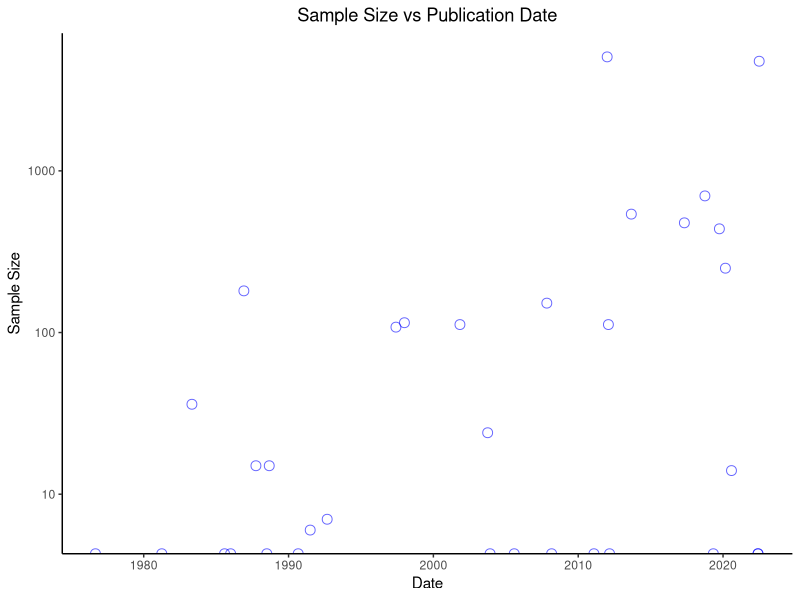

Recreate this plot in R.
#Load required packages from library
library(ggplot2)
library(tidyverse)
library(lubridate)
#Load .csv and name fig_b
fig_b <- read.csv("n_vs_date.csv")
#Look at data
head(fig_b)
#format date for R
fig_b$Publication.Date <- ym(fig_b$Publication.Date)
#look at data structure 
str(fig_b)
#Plot data
ggplot(fig_b, aes(x=Publication.Date,y=Sample.Size)) + 
  geom_point(color="blue",pch=21,alpha=0.6,size=3) + 
  labs(title = "Sample Size vs Publication Date",x = "Date",y = "Sample Size") + 
  theme_classic()+theme(plot.title = element_text(hjust=0.5))+
  scale_y_continuous(expand = expansion(mult = c(0, 0.1))) +
  expand_limits(y = 0) +
  scale_y_log10() 

